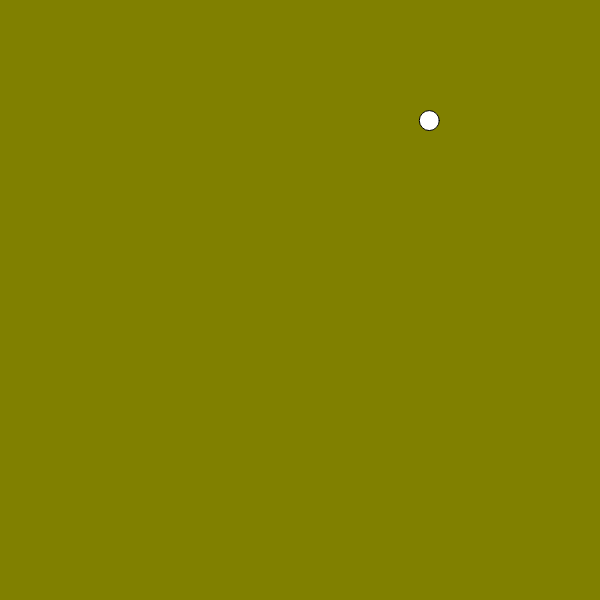
Frame 1 (no input)
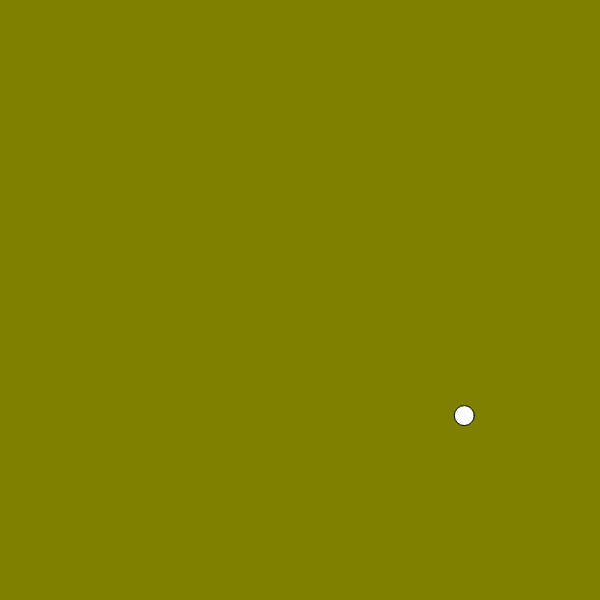
Frame 60 (no input)
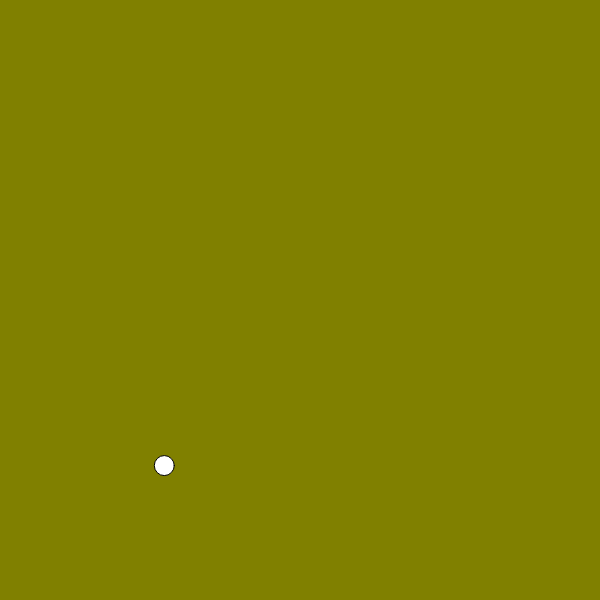
Frame 120 (the mouse pressed at the canvas centre since frame 60)

The p5.js sketch that drew these frames (run headless with seeded random() and noise() and a simulated clock; from frame 60 on, the mouse is pressed at the canvas centre):

// p5.js sketch
// ── sketch.js
var x = 0;
var y = 0;
var xSpeed = 0;
var ySpeed = 0;

function setup() {
  createCanvas(600, 600);
  rectMode(CENTER);
  textAlign(CENTER);
  
    x = random(10, width-10);
    y = random(10, height-80);
    xSpeed = random(5, 5);
    ySpeed = random(5, 5);
 
}

function draw() {
  background(128, 128, 0);

  x+= xSpeed;
  y+= ySpeed;
  
    // left wall
    if (x <= 10)
      xSpeed *= -1;
    
    // right wall 
    if (x >= width-10)
      xSpeed *= -1;

    // top wall 
    if (y <= 10)
      ySpeed *= -1;

    // bottom wall 
    if (y >= height-10)
      ySpeed *= -1;
    

    // ball
    ellipse(x, y, 20, 20);
 
}
